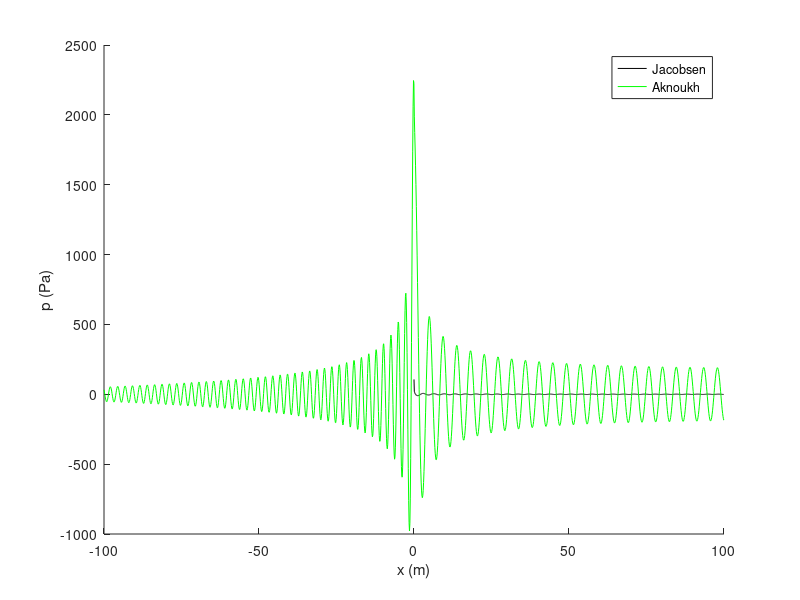

The MATLAB source for this figure:
%clear all
close all
clc

%%%%%%%%%%%%%%%%%%%%%%%%%%%%%%%%%%%%%%%%%%%%%%%%%%%%%
%% TCC - SOLU��O ANAL�TICA PARA MONOPOLO ESTACION�RIO:
%%%%%%%%%%%%%%%%%%%%%%%%%%%%%%%%%%%%%%%%%%%%%%%%%%%%%%
%% DADOS UTILIZADOS NA SIMULA��O

%c_0=1;           % velocidade do som para fechar lambda=30
freq=100;         % frequ�ncia da onda 
P_sim=10;         % amplitude da press�o definida na simula��o
t = 0.17;         % instante de tempo dos resultados

% C�LCULO DA TEMPERATURA DA SIMULA��O
c_0=340.29;       % velocidade do som utilizada no c�lculo do comprimento de onda
c = 331.45;       % velocidade do som a 0 �C
T0 = 273.15;      % 0 �C em Kelvin
T = (c_0/c)^2*T0; % temperatura da simula��o 
%omega=pi()/15;   % Disserta��o
%A=23.206;        % Constante para fonte pontual - definir a partir da aplica��o de condi��o de contorno
%A=1;

% C�LCULO DA DENSIDADE
rho0 = 101325/(287.058*T); % equa��o dos gases ideais

% C�LCULO DO TEMPO DE SIMULA��O 
r_buffer = 204;                 % raio externo da zona de buffer
t_simulacao = (r_buffer+6)/c_0; % +6 para passar o primeiro pulso e fechar 210

%% SOLU��O ANAL�TICA
%freq=omega/(2*pi());
omega=freq*2*pi;
lambda=c_0/freq;
r=.0001:0.1:100;

%solu��o analitica da disserta��o
epsilon=1;
alpha=log(2)/(9);
f=epsilon*exp(-alpha*r.^2);


H_0=besselh(0, (omega*r/c_0));      %Fun��o de Hankel
G_t=(-1i*omega)*(1i/(4*c_0^2))*H_0; %transformada de fourier da derivada dG/dt

%convolu��o via FFT espacial
%f_k=fft(f);
%G_k=fft(G_t);
%P=ifft(f_k.*G_k);

P=conv(f,G_t); %convolu��o

%% C�LCULO DA CONSTANTE "A" PELA CONDI��O DE CONTORNO

r_fonte = 0.05715/2;
H_0_fonte=besselh(0, (omega*r_fonte/c_0));      %Fun��o de Hankel
G_t_fonte=(-1i*omega)*(1i/(4*c_0^2))*H_0_fonte; %transformada de fourier da derivada dG/dt

A = abs(P_sim/G_t_fonte);
P_2=A*G_t;                                     %Amplitude considerando fonte pontual

p_2=-1*imag(P_2*exp(-1i*omega*t));              %calculado com fonte pontual

%% SOLU��O ANAL�TICA - BUCKINGHAM

H_0_B=besselh(0, 2, (omega*r/c_0));                  %Fun��o de Hankel
% UTILIZANDO PAR�METRO DE PRESS�O (COMENTAR A SOLU��O DA VELOCIDADE PARA
% CALCULAR)

H_0_fonte_B=besselh(0, 2, (omega*r_fonte/c_0));      %Fun��o de Hankel
A_B = abs(P_sim/H_0_fonte_B);
P_2_B=A_B*H_0_B;
p_2_B = imag(P_2_B*exp(1i*omega*t)); %calculado com fonte pontual

% UTILIZANDO PAR�METRO DE VELOCIDADE
S = 0.1;                              % Vaz�o volum�trica definida na simula��o por unidade de espessura do dom�nio
P_2_B = -rho0*omega*S*H_0_B/4;
p_2_B = imag(P_2_B*exp(1i*omega*t)); %calculado com fonte pontual / solu��o invertida

%% SOLU��O ANAL�TICA - JACOBSEN

Area = 2*pi*r_fonte;
Velocity = S/Area;
H_1_fonte_J=besselh(1, 2, (omega*r_fonte/c_0));

A0 = Velocity*1i*rho0*c_0/H_1_fonte_J;

H_0_J=besselh(0, 2, (omega*r/c_0));                  %Fun��o de Hankel
P_2_J = A0*H_0_J;
p_2_J = imag(P_2_J*exp(1i*omega*t)); %calculado com fonte pontual

%%%%%%%%%%%%%%%%%%%%%%%%%%%%%%%%%%%%%%%%%%%%%%%%%%%%%%%%%%%%%%%%%%%%%%%%%%%%%%%%
%% MONOPOLO COM ESCOAMENTO
%%%%%%%%%%%%%%%%%%%%%%%%%%%%%%%%%%%%%%%%%%%%%%%%%%%%%%%%%%%%%%%%%%%%%%%%%%%%%%%%

%% SOLU��O ANAL�TICA
M = 0.3;
y = 0;
x = -100:0.13:100;
k = omega/c_0; % n�mero de onda
Gx = zeros(1,length(x)); 
Gt_escoamento = zeros(1,length(x));

ksi = omega*sqrt(x.^2+(1-M^2)*y^2)/((1-M^2)*c_0);
eta = -1i*M/(1-M^2)*k*x-1i*omega*t;
H_0_escoamento = besselh(0, ksi);
H_1_escoamento = besselh(1, ksi);

% DERIVADA DA FUN��O GREEN EM X
for i=1:length(x)
Gx(i) = omega/(4*c_0^3*(1-M^2)^(3/2))*(M*H_0_escoamento(i)-1i*x(i)*H_1_escoamento(i)/sqrt(x(i)^2+(1-M^2)*y^2))*exp(eta(i));
end

% DERIVADA DA FUN��O GREEN EM t
for i=1:length(x)
Gt_escoamento(i) = eta(i)*1i/(4*c_0^2*sqrt(1-M^2))*H_0_escoamento(i)*exp(eta(i))*(-1i*omega);
end

p_flow=-imag(rho0*(c_0^2)*S*(Gt_escoamento+M*Gx));

%% RESULTADOS - MONOPOLO COM ESCOAMENTO

figure(2)
hold on
%plot(r,p_2(1:length(r)), 'r-')                          % Anal�tico Akhnoukh com fonte pontual
plot(r,p_2_J(1:length(r)), 'k-')                        % Anal�tico Jacobsen com fonte pontual
plot(x,p_flow, 'g-')                                  % Anal�tico Akhnoukh com escoamento
% plot(Simulation(:,8), (Simulation(:,5))-101325, 'r-')   % Simula��o
hold off
 xlabel('x (m)')
ylabel('p (Pa)')
legend('Jacobsen', 'Aknoukh')